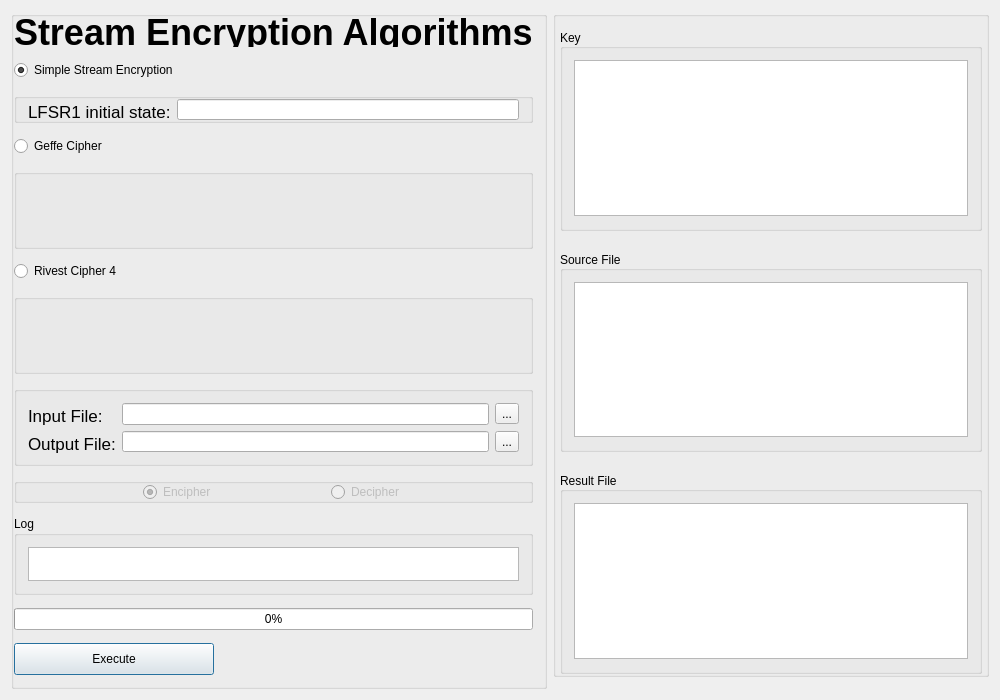
<?xml version="1.0" encoding="UTF-8"?>
<ui version="4.0">
 <class>MainWindow</class>
 <widget class="QMainWindow" name="MainWindow">
  <property name="geometry">
   <rect>
    <x>0</x>
    <y>0</y>
    <width>1000</width>
    <height>700</height>
   </rect>
  </property>
  <property name="sizePolicy">
   <sizepolicy hsizetype="Fixed" vsizetype="Fixed">
    <horstretch>0</horstretch>
    <verstretch>0</verstretch>
   </sizepolicy>
  </property>
  <property name="minimumSize">
   <size>
    <width>1000</width>
    <height>700</height>
   </size>
  </property>
  <property name="windowTitle">
   <string>Stream Encryption</string>
  </property>
  <widget class="QWidget" name="centralWidget">
   <property name="sizePolicy">
    <sizepolicy hsizetype="Minimum" vsizetype="Preferred">
     <horstretch>0</horstretch>
     <verstretch>0</verstretch>
    </sizepolicy>
   </property>
   <property name="autoFillBackground">
    <bool>false</bool>
   </property>
   <layout class="QGridLayout" name="gridLayout">
    <item row="0" column="0" rowspan="3">
     <widget class="QGroupBox" name="grpOptions">
      <property name="sizePolicy">
       <sizepolicy hsizetype="Fixed" vsizetype="Expanding">
        <horstretch>0</horstretch>
        <verstretch>0</verstretch>
       </sizepolicy>
      </property>
      <property name="minimumSize">
       <size>
        <width>400</width>
        <height>0</height>
       </size>
      </property>
      <property name="title">
       <string/>
      </property>
      <property name="flat">
       <bool>true</bool>
      </property>
      <layout class="QGridLayout" name="gridLayout_5">
       <property name="leftMargin">
        <number>0</number>
       </property>
       <property name="topMargin">
        <number>0</number>
       </property>
       <property name="horizontalSpacing">
        <number>-1</number>
       </property>
       <property name="verticalSpacing">
        <number>13</number>
       </property>
       <item row="0" column="0">
        <widget class="QLabel" name="lblHeader">
         <property name="minimumSize">
          <size>
           <width>375</width>
           <height>30</height>
          </size>
         </property>
         <property name="maximumSize">
          <size>
           <width>16777215</width>
           <height>16777215</height>
          </size>
         </property>
         <property name="font">
          <font>
           <pointsize>27</pointsize>
           <weight>75</weight>
           <bold>true</bold>
          </font>
         </property>
         <property name="text">
          <string>Stream Encryption Algorithms</string>
         </property>
         <property name="indent">
          <number>-1</number>
         </property>
        </widget>
       </item>
       <item row="1" column="0">
        <widget class="QRadioButton" name="rbtnSimple">
         <property name="text">
          <string>Simple Stream Encryption</string>
         </property>
         <property name="checked">
          <bool>true</bool>
         </property>
         <property name="autoRepeat">
          <bool>false</bool>
         </property>
         <property name="autoExclusive">
          <bool>true</bool>
         </property>
         <attribute name="buttonGroup">
          <string notr="true">btngrpModes</string>
         </attribute>
        </widget>
       </item>
       <item row="5" column="0">
        <widget class="QGroupBox" name="grpGeffe">
         <property name="sizePolicy">
          <sizepolicy hsizetype="Minimum" vsizetype="Minimum">
           <horstretch>0</horstretch>
           <verstretch>0</verstretch>
          </sizepolicy>
         </property>
         <property name="minimumSize">
          <size>
           <width>0</width>
           <height>80</height>
          </size>
         </property>
         <property name="maximumSize">
          <size>
           <width>16777215</width>
           <height>16777215</height>
          </size>
         </property>
         <property name="title">
          <string/>
         </property>
         <property name="checkable">
          <bool>false</bool>
         </property>
         <layout class="QGridLayout" name="gridLayout_8"/>
        </widget>
       </item>
       <item row="12" column="0">
        <widget class="QGroupBox" name="grpLog">
         <property name="sizePolicy">
          <sizepolicy hsizetype="Expanding" vsizetype="Expanding">
           <horstretch>0</horstretch>
           <verstretch>0</verstretch>
          </sizepolicy>
         </property>
         <property name="title">
          <string>Log</string>
         </property>
         <layout class="QGridLayout" name="gridLayout_10">
          <item row="0" column="0">
           <widget class="QPlainTextEdit" name="txtLog">
            <property name="readOnly">
             <bool>true</bool>
            </property>
           </widget>
          </item>
         </layout>
        </widget>
       </item>
       <item row="10" column="0">
        <widget class="QGroupBox" name="grpIOSelect">
         <property name="sizePolicy">
          <sizepolicy hsizetype="Minimum" vsizetype="Minimum">
           <horstretch>0</horstretch>
           <verstretch>0</verstretch>
          </sizepolicy>
         </property>
         <property name="minimumSize">
          <size>
           <width>0</width>
           <height>80</height>
          </size>
         </property>
         <property name="maximumSize">
          <size>
           <width>16777215</width>
           <height>16777215</height>
          </size>
         </property>
         <property name="title">
          <string/>
         </property>
         <property name="checkable">
          <bool>false</bool>
         </property>
         <layout class="QGridLayout" name="gridLayout_6">
          <item row="0" column="2">
           <widget class="QToolButton" name="btnChooseInput">
            <property name="text">
             <string>...</string>
            </property>
           </widget>
          </item>
          <item row="0" column="1">
           <widget class="QLineEdit" name="edtInputFile">
            <property name="minimumSize">
             <size>
              <width>0</width>
              <height>0</height>
             </size>
            </property>
            <property name="maximumSize">
             <size>
              <width>16777215</width>
              <height>16777215</height>
             </size>
            </property>
           </widget>
          </item>
          <item row="1" column="0">
           <widget class="QLabel" name="lblOutput">
            <property name="minimumSize">
             <size>
              <width>74</width>
              <height>25</height>
             </size>
            </property>
            <property name="maximumSize">
             <size>
              <width>16777215</width>
              <height>16777215</height>
             </size>
            </property>
            <property name="font">
             <font>
              <pointsize>13</pointsize>
             </font>
            </property>
            <property name="text">
             <string>Output File:</string>
            </property>
           </widget>
          </item>
          <item row="0" column="0">
           <widget class="QLabel" name="lblInput">
            <property name="minimumSize">
             <size>
              <width>74</width>
              <height>25</height>
             </size>
            </property>
            <property name="maximumSize">
             <size>
              <width>16777215</width>
              <height>16777215</height>
             </size>
            </property>
            <property name="font">
             <font>
              <pointsize>13</pointsize>
             </font>
            </property>
            <property name="text">
             <string>Input File:</string>
            </property>
           </widget>
          </item>
          <item row="1" column="2">
           <widget class="QToolButton" name="btnChooseOutput">
            <property name="text">
             <string>...</string>
            </property>
           </widget>
          </item>
          <item row="1" column="1">
           <widget class="QLineEdit" name="edtOutputFile"/>
          </item>
         </layout>
        </widget>
       </item>
       <item row="3" column="0">
        <widget class="QGroupBox" name="grpSimple">
         <property name="sizePolicy">
          <sizepolicy hsizetype="Minimum" vsizetype="Minimum">
           <horstretch>0</horstretch>
           <verstretch>0</verstretch>
          </sizepolicy>
         </property>
         <property name="minimumSize">
          <size>
           <width>0</width>
           <height>30</height>
          </size>
         </property>
         <property name="maximumSize">
          <size>
           <width>16777215</width>
           <height>16777215</height>
          </size>
         </property>
         <property name="title">
          <string/>
         </property>
         <property name="checkable">
          <bool>false</bool>
         </property>
         <layout class="QGridLayout" name="gridLayout_7">
          <property name="topMargin">
           <number>0</number>
          </property>
          <property name="bottomMargin">
           <number>0</number>
          </property>
          <item row="2" column="1">
           <widget class="QLineEdit" name="edtSimpleLFSR">
            <property name="sizePolicy">
             <sizepolicy hsizetype="Expanding" vsizetype="Fixed">
              <horstretch>0</horstretch>
              <verstretch>0</verstretch>
             </sizepolicy>
            </property>
            <property name="minimumSize">
             <size>
              <width>0</width>
              <height>0</height>
             </size>
            </property>
            <property name="maximumSize">
             <size>
              <width>16777215</width>
              <height>16777215</height>
             </size>
            </property>
           </widget>
          </item>
          <item row="2" column="0">
           <widget class="QLabel" name="lblSimpleLFSR">
            <property name="minimumSize">
             <size>
              <width>110</width>
              <height>25</height>
             </size>
            </property>
            <property name="maximumSize">
             <size>
              <width>16777215</width>
              <height>16777215</height>
             </size>
            </property>
            <property name="font">
             <font>
              <pointsize>13</pointsize>
             </font>
            </property>
            <property name="text">
             <string>LFSR1 initial state:</string>
            </property>
           </widget>
          </item>
         </layout>
        </widget>
       </item>
       <item row="11" column="0">
        <widget class="QGroupBox" name="grpMode">
         <property name="enabled">
          <bool>false</bool>
         </property>
         <property name="minimumSize">
          <size>
           <width>0</width>
           <height>25</height>
          </size>
         </property>
         <property name="autoFillBackground">
          <bool>false</bool>
         </property>
         <property name="title">
          <string/>
         </property>
         <property name="flat">
          <bool>true</bool>
         </property>
         <layout class="QHBoxLayout" name="horizontalLayout">
          <property name="spacing">
           <number>0</number>
          </property>
          <property name="topMargin">
           <number>0</number>
          </property>
          <property name="bottomMargin">
           <number>0</number>
          </property>
          <item>
           <widget class="QRadioButton" name="rbtnCipher">
            <property name="sizePolicy">
             <sizepolicy hsizetype="Fixed" vsizetype="Fixed">
              <horstretch>0</horstretch>
              <verstretch>0</verstretch>
             </sizepolicy>
            </property>
            <property name="text">
             <string>Encipher</string>
            </property>
            <property name="checked">
             <bool>true</bool>
            </property>
           </widget>
          </item>
          <item>
           <widget class="QRadioButton" name="rbtnDecipher">
            <property name="sizePolicy">
             <sizepolicy hsizetype="Fixed" vsizetype="Fixed">
              <horstretch>0</horstretch>
              <verstretch>0</verstretch>
             </sizepolicy>
            </property>
            <property name="text">
             <string>Decipher</string>
            </property>
           </widget>
          </item>
         </layout>
        </widget>
       </item>
       <item row="8" column="0">
        <widget class="QGroupBox" name="grpRC4">
         <property name="sizePolicy">
          <sizepolicy hsizetype="Minimum" vsizetype="Minimum">
           <horstretch>0</horstretch>
           <verstretch>0</verstretch>
          </sizepolicy>
         </property>
         <property name="minimumSize">
          <size>
           <width>0</width>
           <height>80</height>
          </size>
         </property>
         <property name="maximumSize">
          <size>
           <width>16777215</width>
           <height>16777215</height>
          </size>
         </property>
         <property name="title">
          <string/>
         </property>
         <property name="checkable">
          <bool>false</bool>
         </property>
         <layout class="QGridLayout" name="gridLayout_9"/>
        </widget>
       </item>
       <item row="14" column="0">
        <widget class="QPushButton" name="btnExecute">
         <property name="minimumSize">
          <size>
           <width>200</width>
           <height>32</height>
          </size>
         </property>
         <property name="maximumSize">
          <size>
           <width>200</width>
           <height>16777215</height>
          </size>
         </property>
         <property name="text">
          <string>Execute</string>
         </property>
         <property name="default">
          <bool>true</bool>
         </property>
        </widget>
       </item>
       <item row="4" column="0">
        <widget class="QRadioButton" name="rbtnGeffe">
         <property name="enabled">
          <bool>true</bool>
         </property>
         <property name="text">
          <string>Geffe Cipher</string>
         </property>
         <attribute name="buttonGroup">
          <string notr="true">btngrpModes</string>
         </attribute>
        </widget>
       </item>
       <item row="7" column="0">
        <widget class="QRadioButton" name="rbtnRC4">
         <property name="enabled">
          <bool>true</bool>
         </property>
         <property name="text">
          <string>Rivest Cipher 4</string>
         </property>
         <attribute name="buttonGroup">
          <string notr="true">btngrpModes</string>
         </attribute>
        </widget>
       </item>
       <item row="13" column="0">
        <widget class="QProgressBar" name="progressBar">
         <property name="value">
          <number>0</number>
         </property>
        </widget>
       </item>
      </layout>
     </widget>
    </item>
    <item row="0" column="1">
     <widget class="QGroupBox" name="grpInfo">
      <property name="enabled">
       <bool>true</bool>
      </property>
      <property name="sizePolicy">
       <sizepolicy hsizetype="Expanding" vsizetype="Expanding">
        <horstretch>0</horstretch>
        <verstretch>0</verstretch>
       </sizepolicy>
      </property>
      <property name="minimumSize">
       <size>
        <width>0</width>
        <height>0</height>
       </size>
      </property>
      <property name="autoFillBackground">
       <bool>false</bool>
      </property>
      <property name="title">
       <string/>
      </property>
      <property name="alignment">
       <set>Qt::AlignLeading|Qt::AlignLeft|Qt::AlignVCenter</set>
      </property>
      <property name="flat">
       <bool>true</bool>
      </property>
      <property name="checkable">
       <bool>false</bool>
      </property>
      <property name="checked">
       <bool>false</bool>
      </property>
      <layout class="QGridLayout" name="gridLayout_4" rowstretch="0,0,0" columnstretch="0">
       <property name="sizeConstraint">
        <enum>QLayout::SetDefaultConstraint</enum>
       </property>
       <property name="leftMargin">
        <number>4</number>
       </property>
       <property name="topMargin">
        <number>12</number>
       </property>
       <property name="rightMargin">
        <number>4</number>
       </property>
       <property name="bottomMargin">
        <number>0</number>
       </property>
       <property name="horizontalSpacing">
        <number>-1</number>
       </property>
       <property name="verticalSpacing">
        <number>20</number>
       </property>
       <item row="1" column="0">
        <widget class="QGroupBox" name="grpSource">
         <property name="sizePolicy">
          <sizepolicy hsizetype="Expanding" vsizetype="Expanding">
           <horstretch>0</horstretch>
           <verstretch>0</verstretch>
          </sizepolicy>
         </property>
         <property name="title">
          <string>Source File</string>
         </property>
         <property name="alignment">
          <set>Qt::AlignLeading|Qt::AlignLeft|Qt::AlignVCenter</set>
         </property>
         <property name="flat">
          <bool>false</bool>
         </property>
         <property name="checkable">
          <bool>false</bool>
         </property>
         <property name="checked">
          <bool>false</bool>
         </property>
         <layout class="QGridLayout" name="gridLayout_2" rowstretch="0" columnstretch="0,0">
          <property name="sizeConstraint">
           <enum>QLayout::SetDefaultConstraint</enum>
          </property>
          <property name="bottomMargin">
           <number>12</number>
          </property>
          <item row="0" column="1">
           <widget class="QPlainTextEdit" name="txtSource">
            <property name="minimumSize">
             <size>
              <width>286</width>
              <height>0</height>
             </size>
            </property>
            <property name="readOnly">
             <bool>true</bool>
            </property>
           </widget>
          </item>
         </layout>
        </widget>
       </item>
       <item row="0" column="0">
        <widget class="QGroupBox" name="grpKey">
         <property name="sizePolicy">
          <sizepolicy hsizetype="Expanding" vsizetype="Expanding">
           <horstretch>0</horstretch>
           <verstretch>0</verstretch>
          </sizepolicy>
         </property>
         <property name="title">
          <string>Key</string>
         </property>
         <property name="alignment">
          <set>Qt::AlignLeading|Qt::AlignLeft|Qt::AlignVCenter</set>
         </property>
         <property name="flat">
          <bool>false</bool>
         </property>
         <property name="checkable">
          <bool>false</bool>
         </property>
         <property name="checked">
          <bool>false</bool>
         </property>
         <layout class="QGridLayout" name="gridLayout_1" rowstretch="0" columnstretch="0,0">
          <property name="sizeConstraint">
           <enum>QLayout::SetDefaultConstraint</enum>
          </property>
          <property name="bottomMargin">
           <number>12</number>
          </property>
          <item row="0" column="1">
           <widget class="QPlainTextEdit" name="txtKey">
            <property name="sizePolicy">
             <sizepolicy hsizetype="Expanding" vsizetype="Expanding">
              <horstretch>6</horstretch>
              <verstretch>0</verstretch>
             </sizepolicy>
            </property>
            <property name="minimumSize">
             <size>
              <width>286</width>
              <height>0</height>
             </size>
            </property>
            <property name="frameShape">
             <enum>QFrame::StyledPanel</enum>
            </property>
            <property name="frameShadow">
             <enum>QFrame::Sunken</enum>
            </property>
            <property name="readOnly">
             <bool>true</bool>
            </property>
           </widget>
          </item>
         </layout>
        </widget>
       </item>
       <item row="2" column="0">
        <widget class="QGroupBox" name="grpResult">
         <property name="sizePolicy">
          <sizepolicy hsizetype="Expanding" vsizetype="Expanding">
           <horstretch>0</horstretch>
           <verstretch>0</verstretch>
          </sizepolicy>
         </property>
         <property name="title">
          <string>Result File</string>
         </property>
         <property name="alignment">
          <set>Qt::AlignLeading|Qt::AlignLeft|Qt::AlignVCenter</set>
         </property>
         <property name="flat">
          <bool>false</bool>
         </property>
         <property name="checkable">
          <bool>false</bool>
         </property>
         <property name="checked">
          <bool>false</bool>
         </property>
         <layout class="QGridLayout" name="gridLayout_3" rowstretch="0">
          <property name="sizeConstraint">
           <enum>QLayout::SetDefaultConstraint</enum>
          </property>
          <property name="bottomMargin">
           <number>12</number>
          </property>
          <item row="0" column="1">
           <widget class="QPlainTextEdit" name="txtResult">
            <property name="minimumSize">
             <size>
              <width>286</width>
              <height>0</height>
             </size>
            </property>
            <property name="readOnly">
             <bool>true</bool>
            </property>
           </widget>
          </item>
         </layout>
        </widget>
       </item>
      </layout>
     </widget>
    </item>
   </layout>
  </widget>
 </widget>
 <layoutdefault spacing="6" margin="11"/>
 <resources/>
 <connections/>
 <buttongroups>
  <buttongroup name="btngrpModes"/>
 </buttongroups>
</ui>
